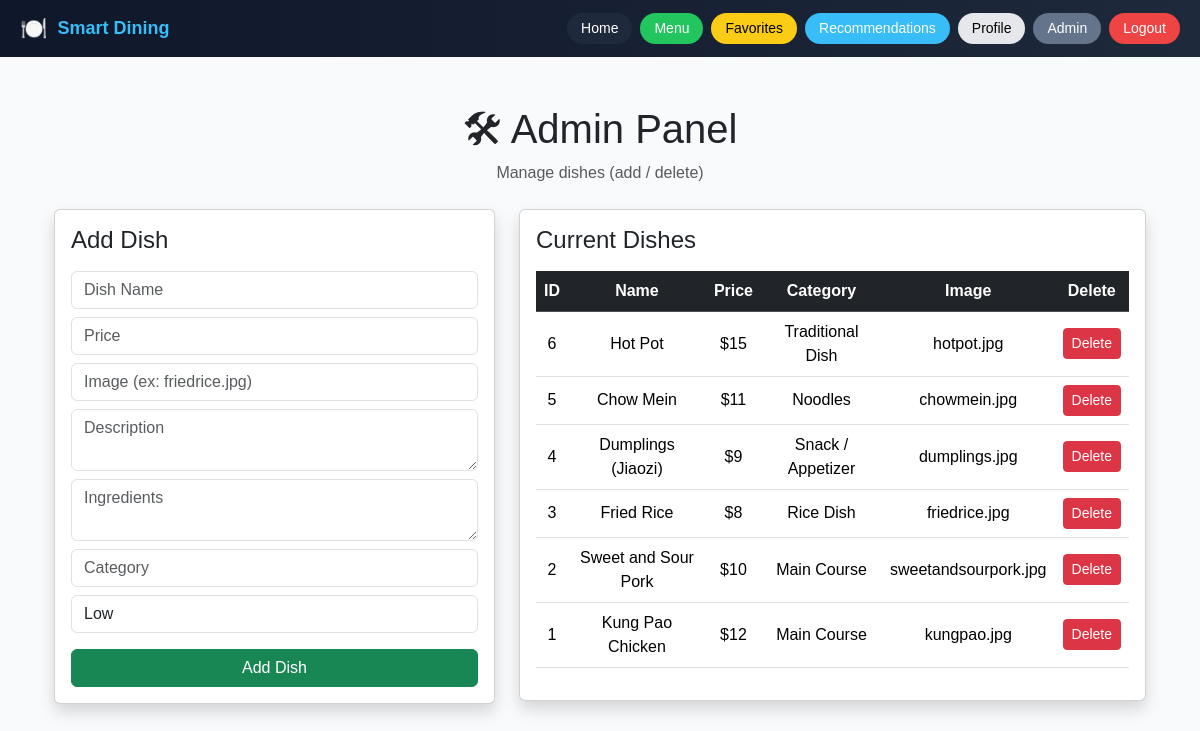
The app's page /admin (signed in) with its own data.
### app.py (models this page shows)
class Dish(db.Model):
    id = db.Column(db.Integer, primary_key=True)
    name = db.Column(db.String(120), nullable=False)
    price = db.Column(db.Integer, nullable=False)
    image = db.Column(db.String(200), nullable=False)
    description = db.Column(db.Text, nullable=False)
    ingredients = db.Column(db.Text, nullable=False)
    category = db.Column(db.String(100), nullable=False)
    spicy_level = db.Column(db.String(50), nullable=False)
    ratings = db.relationship(
        "Rating", backref="dish", lazy=True, cascade="all, delete-orphan"
    )

### app.py (the view, shortened to what this page needs)
@app.route("/admin", methods=["GET", "POST"])
@login_required
def admin():
    if not is_admin_user():
        flash("Access denied. Admin only.", "danger")
        return redirect(url_for("menu"))
    dishes = Dish.query.order_by(Dish.id.desc()).all()
    return render_template("admin.html", dishes=dishes)

### app.py (called while the page is built)
@login_manager.user_loader
def load_user(user_id):
    return User.query.get(int(user_id))

def is_admin_user():
    return (
        current_user.is_authenticated
        and current_user.username.lower() in ["admin", "dining_admin"]
    )

### templates/admin.html (shortened to what this page needs)
{% extends "base.html" %}
{% block content %}
<div class="container mt-4">
    <div class="text-center mb-4">
        <h1>🛠 Admin Panel</h1>
        <p class="text-muted">Manage dishes (add / delete)</p>
    </div>
    <div class="row">
        <div class="col-md-5 mb-4">
            <div class="card shadow p-3">
                <h4 class="mb-3">Add Dish</h4>
                <form method="POST" action="{{ url_for('admin') }}">
                    <input type="text" name="name" class="form-control mb-2" placeholder="Dish Name" required>
                    <input type="number" name="price" class="form-control mb-2" placeholder="Price" required>
                    <input type="text" name="image" class="form-control mb-2" placeholder="Image (ex: friedrice.jpg)" required>
                    <textarea name="description" class="form-control mb-2" placeholder="Description" required></textarea>
                    <textarea name="ingredients" class="form-control mb-2" placeholder="Ingredients" required></textarea>
                    <input type="text" name="category" class="form-control mb-2" placeholder="Category" required>
                    <select name="spicy_level" class="form-control mb-3">
                        <option>Low</option>
                    </select>
                    <button type="submit" class="btn btn-success w-100">
                        Add Dish
                    </button>
                </form>
            </div>
        </div>
        <div class="col-md-7">
            <div class="card shadow p-3">
                <h4 class="mb-3">Current Dishes</h4>
                <table class="table table-hover text-center align-middle">
                    <thead class="table-dark">
                        <tr>
                            <th>ID</th>
                            <th>Name</th>
                            <th>Price</th>
                            <th>Category</th>
                            <th>Image</th>
                            <th>Delete</th>
                        </tr>
                    </thead>
                    <tbody>
                        {% for dish in dishes %}
                        <tr>
                            <td>{{ dish.id }}</td>
                            <td>{{ dish.name }}</td>
                            <td>${{ dish.price }}</td>
                            <td>{{ dish.category }}</td>
                            <td>{{ dish.image }}</td>
                            <td>
                                <form method="POST" action="{{ url_for('delete_dish', dish_id=dish.id) }}">
                                    <button type="submit" class="btn btn-danger btn-sm">
                                        Delete
                                    </button>
                                </form>
                            </td>
                        </tr>
                        {% endfor %}
                    </tbody>
                </table>
            </div>
        </div>
    </div>
</div>
{% endblock %}

### templates/base.html (style rules this page uses)
:root { --primary: #2563eb; --muted: #6b7280; --success: #16a34a; --warning: #facc15; --danger: #ef4444; --info: #38bdf8; --dark: #0f172a; --bg: #f8fafc; --shadow: 0 10px 24px rgba(0,0,0,0.08); --radius: 16px; }
body { background: var(--bg); font-family: Arial, sans-serif; }

### records on screen
Dish: id "6", name "Hot Pot", price "15", category "Traditional Dish", image "hotpot.jpg"
Dish: id "5", name "Chow Mein", price "11", category "Noodles", image "chowmein.jpg"
Dish: id "4", name "Dumplings (Jiaozi)", price "9", category "Snack / Appetizer", image "dumplings.jpg"
Dish: id "3", name "Fried Rice", price "8", category "Rice Dish", image "friedrice.jpg"
Dish: id "2", name "Sweet and Sour Pork", price "10", category "Main Course", image "sweetandsourpork.jpg"
Dish: id "1", name "Kung Pao Chicken", price "12", category "Main Course", image "kungpao.jpg"
